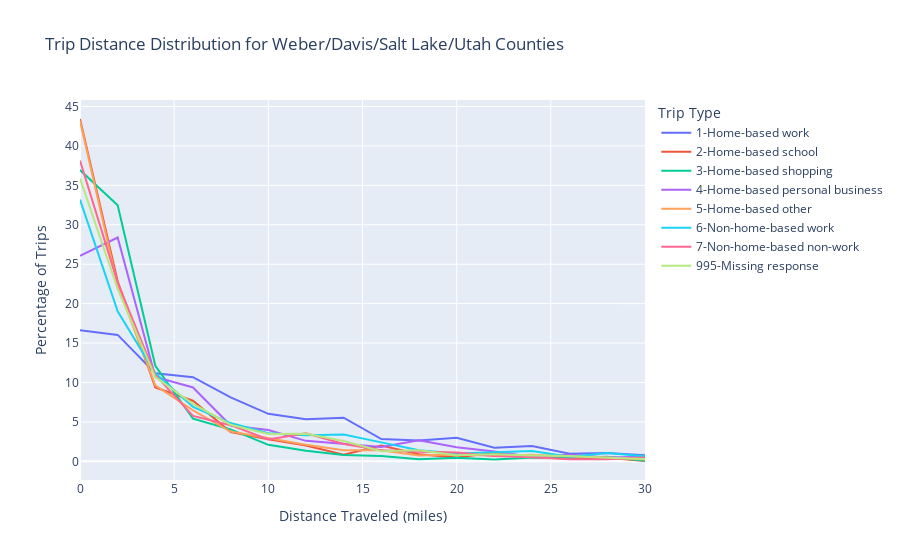

The cell this chart's notebook holds for it:
### Markdown cell above
### Plotly

### Code cell
import plotly.express as px

# Create an interactive line graph
fig = px.line(
    filtered_grouped,
    x='distance_miles_2mibin',
    y='percentage',
    color='Trip Type',
    #markers=True,  # This adds markers to each point
    labels={
        'distance_miles_2mibin': 'Distance Traveled (miles)',
        'percentage': 'Percentage'
    },
    title='Trip Distance Distribution for Weber/Davis/Salt Lake/Utah Counties'
    
)

# Update layout if necessary
fig.update_layout(
    xaxis_title='Distance Traveled (miles)',
    yaxis_title='Percentage of Trips',
    legend_title='Trip Type'
)

# Show the plot
fig.show()

### Figure 1 — Plotly figure (JSON) as saved in the notebook; plotly's stock layout.template omitted (floating-point values rounded to 4 significant figures)
{"data": [{"hovertemplate": "Trip Type=1-Home-based work<br>Distance Traveled (miles)=%{x}<br>Percentage=%{y}<extra></extra>", "legendgroup": "1-Home-based work", "line": {"color": "#636efa", "dash": "solid"}, "marker": {"symbol": "circle"}, "mode": "lines", "name": "1-Home-based work", "orientation": "v", "showlegend": true, "type": "scatter", "x": [0, 2, 4, 6, 8, 10, 12, 14, 16, 18, 20, 22, 24, 26, 28, 30], "xaxis": "x", "y": [16.63, 16.03, 11.17, 10.67, 8.106, 6.017, 5.343, 5.534, 2.819, 2.638, 2.973, 1.71, 1.945, 0.9461, 1.038, 0.7559], "yaxis": "y"}, {"hovertemplate": "Trip Type=2-Home-based school<br>Distance Traveled (miles)=%{x}<br>Percentage=%{y}<extra></extra>", "legendgroup": "2-Home-based school", "line": {"color": "#EF553B", "dash": "solid"}, "marker": {"symbol": "circle"}, "mode": "lines", "name": "2-Home-based school", "orientation": "v", "showlegend": true, "type": "scatter", "x": [0, 2, 4, 6, 8, 10, 12, 14, 16, 18, 20, 22, 24, 26, 28, 30], "xaxis": "x", "y": [43.42, 22.83, 9.376, 7.686, 3.71, 2.786, 2.006, 0.8462, 2.007, 0.8979, 0.4849, 1.073, 0.5376, 0.3456, 0.4512, 0.03902], "yaxis": "y"}, {"hovertemplate": "Trip Type=3-Home-based shopping<br>Distance Traveled (miles)=%{x}<br>Percentage=%{y}<extra></extra>", "legendgroup": "3-Home-based shopping", "line": {"color": "#00cc96", "dash": "solid"}, "marker": {"symbol": "circle"}, "mode": "lines", "name": "3-Home-based shopping", "orientation": "v", "showlegend": true, "type": "scatter", "x": [0, 2, 4, 6, 8, 10, 12, 14, 16, 18, 20, 22, 24, 26, 28, 30], "xaxis": "x", "y": [36.94, 32.47, 12.11, 5.413, 4.043, 2.093, 1.336, 0.8024, 0.6632, 0.2564, 0.4651, 0.2446, 0.4875, 0.455, 0.5668, 0.06682], "yaxis": "y"}, {"hovertemplate": "Trip Type=4-Home-based personal business<br>Distance Traveled (miles)=%{x}<br>Percentage=%{y}<extra></extra>", "legendgroup": "4-Home-based personal business", "line": {"color": "#ab63fa", "dash": "solid"}, "marker": {"symbol": "circle"}, "mode": "lines", "name": "4-Home-based personal business", "orientation": "v", "showlegend": true, "type": "scatter", "x": [0, 2, 4, 6, 8, 10, 12, 14, 16, 18, 20, 22, 24, 26, 28, 30], "xaxis": "x", "y": [26.05, 28.38, 10.69, 9.37, 4.55, 3.958, 2.595, 2.164, 1.823, 2.675, 1.784, 1.25, 0.5913, 0.8222, 0.4681, 0.5652], "yaxis": "y"}, {"hovertemplate": "Trip Type=5-Home-based other<br>Distance Traveled (miles)=%{x}<br>Percentage=%{y}<extra></extra>", "legendgroup": "5-Home-based other", "line": {"color": "#FFA15A", "dash": "solid"}, "marker": {"symbol": "circle"}, "mode": "lines", "name": "5-Home-based other", "orientation": "v", "showlegend": true, "type": "scatter", "x": [0, 2, 4, 6, 8, 10, 12, 14, 16, 18, 20, 22, 24, 26, 28, 30], "xaxis": "x", "y": [43.2, 22.28, 9.64, 6.468, 3.769, 2.904, 2.093, 1.41, 1.402, 0.7279, 0.8606, 0.7051, 0.8179, 0.6153, 0.4884, 0.2264], "yaxis": "y"}, {"hovertemplate": "Trip Type=6-Non-home-based work<br>Distance Traveled (miles)=%{x}<br>Percentage=%{y}<extra></extra>", "legendgroup": "6-Non-home-based work", "line": {"color": "#19d3f3", "dash": "solid"}, "marker": {"symbol": "circle"}, "mode": "lines", "name": "6-Non-home-based work", "orientation": "v", "showlegend": true, "type": "scatter", "x": [0, 2, 4, 6, 8, 10, 12, 14, 16, 18, 20, 22, 24, 26, 28, 30], "xaxis": "x", "y": [33.2, 19.04, 11.17, 6.913, 4.852, 3.57, 3.308, 3.409, 2.401, 1.408, 0.9882, 1.133, 1.319, 0.5764, 1.067, 0.6441], "yaxis": "y"}, {"hovertemplate": "Trip Type=7-Non-home-based non-work<br>Distance Traveled (miles)=%{x}<br>Percentage=%{y}<extra></extra>", "legendgroup": "7-Non-home-based non-work", "line": {"color": "#FF6692", "dash": "solid"}, "marker": {"symbol": "circle"}, "mode": "lines", "name": "7-Non-home-based non-work", "orientation": "v", "showlegend": true, "type": "scatter", "x": [0, 2, 4, 6, 8, 10, 12, 14, 16, 18, 20, 22, 24, 26, 28, 30], "xaxis": "x", "y": [38.15, 22.66, 10.94, 5.756, 4.584, 2.765, 3.565, 2.203, 1.409, 1.198, 1.129, 0.6599, 0.5249, 0.2582, 0.2455, 0.4925], "yaxis": "y"}, {"hovertemplate": "Trip Type=995-Missing response<br>Distance Traveled (miles)=%{x}<br>Percentage=%{y}<extra></extra>", "legendgroup": "995-Missing response", "line": {"color": "#B6E880", "dash": "solid"}, "marker": {"symbol": "circle"}, "mode": "lines", "name": "995-Missing response", "orientation": "v", "showlegend": true, "type": "scatter", "x": [0, 2, 4, 6, 8, 10, 12, 14, 16, 18, 20, 22, 24, 26, 28, 30], "xaxis": "x", "y": [35.88, 21.88, 10.67, 7.279, 4.641, 3.465, 3.494, 2.577, 1.284, 1.39, 0.7629, 0.8877, 0.7465, 0.6697, 0.461, 0.3025], "yaxis": "y"}], "layout": {"legend": {"title": {"text": "Trip Type"}, "tracegroupgap": 0}, "title": {"text": "Trip Distance Distribution for Weber/Davis/Salt Lake/Utah Counties"}, "xaxis": {"anchor": "y", "domain": [0, 1], "title": {"text": "Distance Traveled (miles)"}}, "yaxis": {"anchor": "x", "domain": [0, 1], "title": {"text": "Percentage of Trips"}}}}
